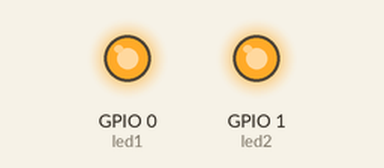
This program was run on a simulated ESP32 board running MicroPython. On the bench: output pins drawn as LEDs (lit = HIGH).

Above: at 0.1 s.
Timing chart, 0 to 1.6 s (numbered marks = the images above):
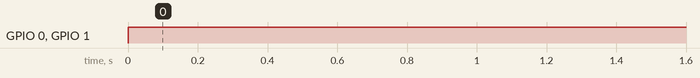

The program:

blink_pair_flag.py
```python
# blink_pair_flag.py
#
# Blink 2 LEDs on and off at 1 Hz, with opposite polarity
# ESP32 C3

from machine import Pin
from time import sleep

led1 = Pin(0, Pin.OUT)
led2 = Pin(1, Pin.OUT)
state = 1    # flag for led1 ON (and led2 OFF)

try:
    while True:
        led1.value(state)
        led2.value(~state)
        sleep(0.5)
        state = ~state      # flip the flag

except KeyboardInterrupt:
    print('Exiting\n')
```

Measured:
- by itself, GPIO 0 (led1), GPIO 1 (led2): LOW → HIGH at 0.00 s
